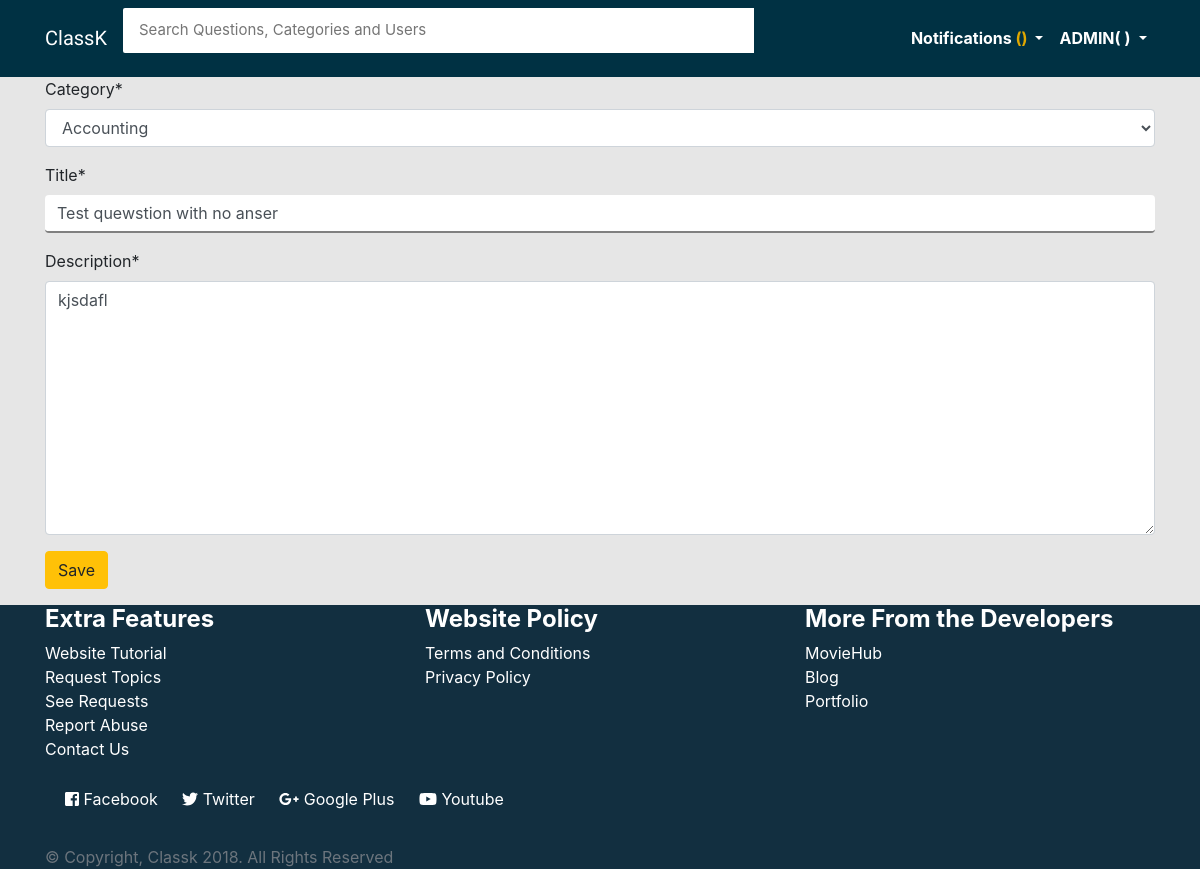
Page /edit/test-quewstion-with-no-anser/ (signed in) on the committed database.
### main/models.py (models this page shows, shortened)
class Category(models.Model):
    category = models.CharField(max_length=50)
    def __str__(self):
        return self.category

class Question(models.Model):
    user = models.ForeignKey(User, on_delete=models.CASCADE)
    title = models.CharField(max_length=150, default='Short title of your problem')
    description = models.TextField(max_length=3000)
    slug = models.SlugField(max_length=140, unique=True)
    date = models.DateTimeField(null=True, default=timezone.now())
    category = models.ForeignKey(Category, null=True, default=None)
    satisfied = models.BooleanField(default=False)
    viewed = models.IntegerField(default=0)

### main/views.py (the view)
# urls.py: url(r'^edit/(?P<slug>[.\-\w]+)/$', views.edit_details, name='edit'),
def edit_details(request, slug):
    if request.user.is_authenticated:
        question = Question.objects.get(slug=slug)
        if request.user == question.user:
            if request.method == 'POST':
                form = QuestionForm(request.POST, instance=question)
                if form.is_valid():
                    form.save()
                    messages.success(request, 'Question Edited Successfully!')  # <-
                    return HttpResponseRedirect('/details/%s' %slug)
            else:
                form = QuestionForm(instance=question)
            template = 'main/edit-question.html'
            context = {'form': form}
            return render(request, template, context)
        else:
            return redirect("main:home")
    else:
        return redirect("main:home")

### main/forms.py
class QuestionForm(forms.ModelForm):
    class Meta:
        model = Question
        fields = ('category','title', 'description',)

### main/templates/main/edit-question.html (shortened to what this page needs)
{% extends 'main/base.html' %}
{% load crispy_forms_tags %}
{% block content %}
<div class="container">
<form action="" method="post">
    {{ form|crispy}}
    <input type="submit" class="btn btn-md btn-warning" value="Save">
</form>
</div>
{% endblock %}

### main/templates/main/base.html (shortened to what this page needs)
<html lang="en">
<head>
    <link href="https://maxcdn.bootstrapcdn.com/bootstrap/4.0.0/css/bootstrap.min.css" rel="stylesheet"
> {% load staticfiles %}
    <link rel="stylesheet" href="{% static 'css/main.css' %}">
    <link href="https://maxcdn.bootstrapcdn.com/font-awesome/4.7.0/css/font-awesome.min.css" rel="stylesheet"
>
</head>
<body>
    <header>
        <nav class="navbar navbar-expand-lg navbar-light" style="background-color:#003143;">
            <div class="container">
                <a class="navbar-brand text-white" href="{% url 'main:home' %}" id="brand">ClassK</span>
                </a>
                <div class="collapse navbar-collapse" id="navbarNav">
                    <div class="bam-navbar-search smallsearch col-sm-8 col-xs-11">
                        <form action="{% url 'main:home' %}" method="get" class="row">
                            <input class="bam-navbar-input col-md-11" type="search" placeholder="Search Questions, Categories and Users" name="q" , value="">
                        </form>
                    </div>
                    <ul class="nav navbar-nav ml-auto w-100 justify-content-end" id="item">
                        {% if user.is_authenticated %}
                        <li class="nav-item dropdown">
                            <a class="nav-link dropdown-toggle" href="#" id="navbarDropdownMenuLink" data-toggle="dropdown" aria-haspopup="true" aria-expanded="false"
                                style="color:white;">
                                <strong>Notifications
                                    <span style="color:#E0A800;">({{ notif_counts }})</span>
                                </strong>
                            </a>
                        </li>
                        <li class="nav-item dropdown">
                            <a class="nav-link dropdown-toggle" href="#" id="navbarDropdownMenuLink" data-toggle="dropdown" aria-haspopup="true" aria-expanded="false"
                                style="color:white;">
                                <strong> {{ user.username|upper }}( {{ score }} )</strong>
                            </a>
                        </li>
                        {% endif %}
                    </ul>
                </div>
            </div>
        </nav>
    </header>
    {% block content %} {% endblock %}
    <footer class="footer">
        <div class="container" id="contents-footer">
            <div class="row">
                <div class="col-md-4">
                    <h4>
                        <strong>Extra Features</strong>
                    </h4>
                    <ul class="list-contents">
                        <a href="{% url 'main:tutorial' %}">
                            <li>Website Tutorial</li>
                        </a>
                        <a href="{% url 'main:request_topic' %}">
                            <li>Request Topics</li>
                        </a>
                        <a href="{% url 'main:display_request' %}">
                            <li>See Requests</li>
                        </a>
                        <a href="#">
                            <li>Report Abuse</li>
                        </a>
                        <a href="{% url 'main:contact' %}">
                            <li> Contact Us</li>
                        </a>
                    </ul>
                </div>
                <div class="col-md-4">
                    <h4>
                        <strong>Website Policy</strong>
                    </h4>
                    <ul class="list-contents">
                        <a href="#">
                            <li>Terms and Conditions</li>
                        </a>
                        <a href="#">
                            <li>Privacy Policy</li>
                        </a>
                    </ul>
                </div>
                <div class="col-md-4">
                    <h4>
                        <strong>More From the Developers</strong>
                    </h4>
                    <ul class="list-contents">
                        <a href="#">
                            <li>MovieHub</li>
                        </a>
                        <a href="#">
                            <li>Blog</li>
                        </a>
                        <a href="#">
                            <li>Portfolio</li>
                        </a>
                    </ul>
                </div>
            </div>
            <div class="social-media-links">
                <a href="https://www.facebook.com/whysoserious13" target="_blank"> <i class="fab fa-facebook-square"></i> Facebook</a>
                <a href="https://twitter.com/techinov22" target="_blank"> <i class="fab fa-twitter"></i>  Twitter</a>
                <a href="https://plus.google.com/u/0/113475651357673842065" target="_blank"> <i class="fab fa-google-plus-g"></i>  Google Plus</a>
                <a href="https://www.youtube.com/c/onthir" target="_blank"> <i class="fab fa-youtube"></i>  Youtube</a>
            </div>
             <br>
            <span class="text-muted text-center">&copy; Copyright, Classk 2018. All Rights Reserved</span>
        </div>
    </footer>
</body>
</html>

### account/static/css/main.css (style rules this page uses)
body { background: #e6e6e6; }
.bam-navbar-input { padding: 11px 16px; border-radius: 2px 0 0 2px; border: 0 none; outline: 0 none; font-size: 15px; }
#brand { font-family: 'Francois One', sans-serif; }
input[type=text] { border: none; border-bottom: 2px solid grey; }
#contents-footer { color: white; }
.footer { background-color: #122f40; }
.list-contents li { list-style-type: none; }
.list-contents a { text-decoration: none; color: white; }
ul { padding: 0; }
.social-media-links { padding: 10px; }
.social-media-links a { text-decoration: none; color: white; padding: 10px; }

### rows in the picture
Category: category "Accounting"
Question: title "Test quewstion with no anser", description "kjsdafl"

### other values in the picture
{{ user.username|upper }} "ADMIN"
